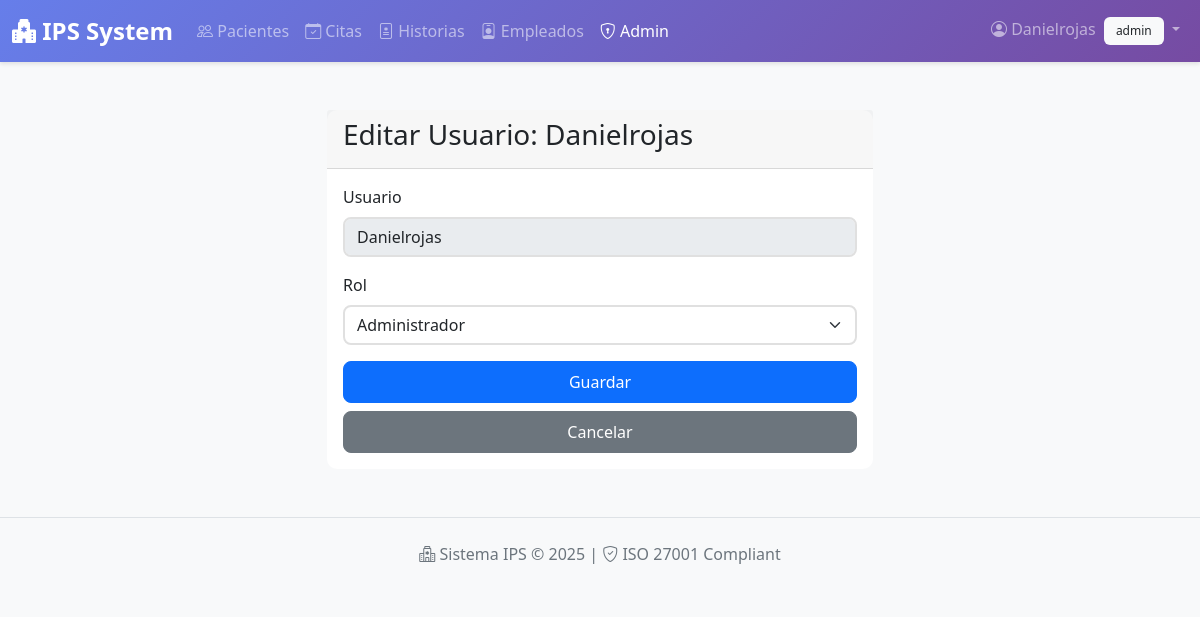
The page /admin/users/1/edit (signed in) on the database its author committed.
### app/models.py (models this page shows, shortened)
class User(UserMixin, db.Model):
    id = db.Column(db.Integer, primary_key=True)
    username = db.Column(db.String(100), unique=True, nullable=False)
    password_hash = db.Column(db.String(128))
    role = db.Column(db.String(50), default='recepcionista', nullable=False)  # admin, medico, recepcionista, enfermero
    failed_login_attempts = db.Column(db.Integer, default=0)
    locked_until = db.Column(db.DateTime, nullable=True)
    def has_role(self, role: str) -> bool:
        return self.role == role

### app/admin/routes.py (the view, shortened to what this page needs)
@admin_bp.route('/users/<int:user_id>/edit', methods=['GET', 'POST'])
@login_required
@require_role('admin')
def edit_user(user_id):
    user = User.query.get_or_404(user_id)
    form = UserManagementForm()
    if not form.is_submitted():
        form.username.data = user.username
        form.role.data = user.role
    return render_template('admin/edit_user.html', form=form, user=user, title='Editar Usuario')

### app/forms.py
class UserManagementForm(FlaskForm):
    username = StringField('Usuario', validators=[DataRequired(message='El usuario es requerido')])
    role = SelectField('Rol', choices=[
        ('recepcionista', 'Recepcionista'),
        ('enfermero', 'Enfermero'),
        ('medico', 'Médico'),
        ('admin', 'Administrador')
    ], validators=[DataRequired()])
    submit = SubmitField('Guardar')

### app/auth/__init__.py (called while the page is built)
@auth_bp.before_app_request
def before_request():
    pass

### app/infrastructure/security/access_control.py (called while the page is built)
def require_role(role):
    def decorator(f):
        @wraps(f)
        def decorated_function(*args, **kwargs):
            if not current_user.is_authenticated:
                flash('Por favor inicia sesión para acceder.')
                return redirect(url_for('auth.login'))
            if not current_user.has_role(role):
                flash(f'Acceso denegado. Se requiere rol: {role}')
                abort(403)
            return f(*args, **kwargs)
        return decorated_function
    return decorator

### app/templates/admin/edit_user.html (shortened to what this page needs)
{% extends "base.html" %}
{% block content %}
<div class="container mt-5">
    <div class="row justify-content-center">
        <div class="col-md-6">
            <div class="card">
                <div class="card-header">
                    <h3>Editar Usuario: {{ user.username }}</h3>
                </div>
                <div class="card-body">
                    <form method="POST" action="">
                        <div class="mb-3">
                            {{ form.username.label(class="form-label") }}
                            {{ form.username(class="form-control", readonly=True) }}
                        </div>
                        <div class="mb-3">
                            {{ form.role.label(class="form-label") }}
                            {{ form.role(class="form-select") }}
                        </div>
                        <div class="d-grid gap-2">
                            {{ form.submit(class="btn btn-primary") }}
                            <a href="{{ url_for('admin.list_users') }}" class="btn btn-secondary">Cancelar</a>
                        </div>
                    </form>
                </div>
            </div>
        </div>
    </div>
</div>
{% endblock %}

### app/templates/base.html (shortened to what this page needs)
<!DOCTYPE html>
<html lang="es">
<head>
    <link href="https://cdn.jsdelivr.net/npm/bootstrap@5.1.3/dist/css/bootstrap.min.css" rel="stylesheet">
    <link rel="stylesheet" href="https://cdn.jsdelivr.net/npm/bootstrap-icons@1.8.0/font/bootstrap-icons.css">
    <link rel="stylesheet" href="{{ url_for('static', filename='css/custom.css') }}">
</head>
<body>
    <nav class="navbar navbar-expand-lg navbar-dark" style="background: linear-gradient(135deg, #667eea 0%, #764ba2 100%);">
        <div class="container-fluid">
            <a class="navbar-brand" href="{{ url_for('main.index') }}">
                <i class="bi bi-hospital-fill"></i> IPS System
            </a>
            <div class="collapse navbar-collapse" id="navbarNav">
                <ul class="navbar-nav me-auto">
                    {% if current_user.is_authenticated %}
                        <li class="nav-item">
                            <a class="nav-link {% if request.endpoint == 'patients.index' %}active{% endif %}" href="{{ url_for('patients.index') }}">
                                <i class="bi bi-people"></i> Pacientes
                            </a>
                        </li>
                        {% if has_endpoint('appointments.index') %}
                        <li class="nav-item">
                            <a class="nav-link {% if request.endpoint and 'appointments' in request.endpoint %}active{% endif %}" href="{{ url_for('appointments.index') }}">
                                <i class="bi bi-calendar-check"></i> Citas
                            </a>
                        </li>
                        {% endif %}
                        {% if has_endpoint('records.list_records') %}
                        <li class="nav-item">
                            <a class="nav-link {% if request.endpoint and 'records' in request.endpoint %}active{% endif %}" href="{{ url_for('records.list_records') }}">
                                <i class="bi bi-file-medical"></i> Historias
                            </a>
                        </li>
                        {% endif %}
                        {% if has_endpoint('employees.index') %}
                        <li class="nav-item">
                            <a class="nav-link {% if request.endpoint and 'employees' in request.endpoint %}active{% endif %}" href="{{ url_for('employees.index') }}">
                                <i class="bi bi-person-badge"></i> Empleados
                            </a>
                        </li>
                        {% endif %}
                        {% if current_user.has_role('admin') and has_endpoint('admin.list_users') %}
                        <li class="nav-item">
                            <a class="nav-link {% if request.endpoint and 'admin' in request.endpoint %}active{% endif %}" href="{{ url_for('admin.list_users') }}">
                                <i class="bi bi-shield-lock"></i> Admin
                            </a>
                        </li>
                        {% endif %}
                    {% endif %}
                </ul>
                <ul class="navbar-nav">
                    {% if current_user.is_authenticated %}
                        <li class="nav-item dropdown">
                            <a class="nav-link dropdown-toggle" href="#" id="userDropdown" role="button" data-bs-toggle="dropdown">
                                <i class="bi bi-person-circle"></i> {{ current_user.username }}
                                <span class="badge bg-light text-dark ms-1">{{ current_user.role }}</span>
                            </a>
                        </li>
                    {% endif %}
                </ul>
            </div>
        </div>
    </nav>
    <main class="fade-in">
        {% block content %}{% endblock %}
    </main>
    <footer class="mt-5 py-4 bg-light border-top">
        <div class="container text-center text-muted">
            <p class="mb-0">
                <i class="bi bi-hospital"></i> Sistema IPS &copy; 2025 |
                <i class="bi bi-shield-check"></i> ISO 27001 Compliant
            </p>
        </div>
    </footer>
</body>
</html>

### app/static/css/custom.css (style rules this page uses)
:root { --primary-gradient: linear-gradient(135deg, #667eea 0%, #764ba2 100%); --success-gradient: linear-gradient(135deg, #11998e 0%, #38ef7d 100%); --info-gradient: linear-gradient(135deg, #3a7bd5 0%, #00d2ff 100%); --warning-gradient: linear-gradient(135deg, #f093fb 0%, #f5576c 100%); }
body { font-family: 'Segoe UI', Tahoma, Geneva, Verdana, sans-serif; background-color: #f8f9fa; }
.navbar { box-shadow: 0 2px 4px rgba(0,0,0,0.1); }
.navbar-brand { font-weight: bold; font-size: 1.5rem; }
.card { border: none; border-radius: 10px; transition: all 0.3s ease; }
.btn { border-radius: 8px; padding: 0.5rem 1.5rem; font-weight: 500; transition: all 0.3s ease; }
.form-control, .form-select { border-radius: 8px; border: 2px solid #e0e0e0; transition: border-color 0.3s ease; }
.badge { padding: 0.5rem 0.75rem; border-radius: 6px; font-weight: 500; }
.fade-in { animation: fadeIn 0.5s ease-in; }

### rows shown on the page
User: username "Danielrojas", role "admin", role "Administrador"
